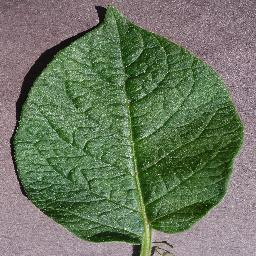
#> input picture data/organized/PlantVillage/Potato___healthy/046641c1-f837-49eb-b5f2-4109910a027c___RS_HL 1878.JPG, 256 x 256 px, found by its file name; its folder holds 4 pictures in this run
$ python test_field_quality_gate.py
#> lines starting #> are read from the running program, lines starting #| are printed output that depends on the picture
### scratch/prototype_quality_gate.py
import numpy as np
from PIL import Image, ImageFilter
import io

def botanical_leaf_quality_gate(img: Image.Image):
    """
    Evaluates image quality and botanical leaf characteristics.
    Accepts: green leaves, yellow chlorotic leaves, brown dry leaves, outdoor lighting.
    Rejects: human skin, colorful non-leaf fabric, food/bread, extreme dark, extreme blur.
    """
    metrics = {
        "width": float(img.width),
        "height": float(img.height),
        "mean_lum": 0.0,
        "lap_var": 0.0,
        "green_ratio": 0.0,
        "yellow_ratio": 0.0,
        "brown_ratio": 0.0,
        "botanical_tissue_ratio": 0.0,
        "skin_like_ratio": 0.0,
        "blue_dominance_ratio": 0.0,
    }

    if img.width < 64 or img.height < 64:
        return False, f"Kích thước ảnh quá nhỏ ({img.width}x{img.height} pixel). Cần tối thiểu 64x64 pixel.", metrics

    if img.width > 6000 or img.height > 6000:
        return False, f"Kích thước ảnh quá lớn ({img.width}x{img.height} pixel). Vui lòng giới hạn dưới 6000 pixel.", metrics

    arr = np.asarray(img.convert("RGB"), dtype=np.float32)
    R, G, B = arr[:, :, 0], arr[:, :, 1], arr[:, :, 2]

    # 1. Luminance
    lum = 0.299 * R + 0.587 * G + 0.114 * B
    mean_lum = float(lum.mean())
    metrics["mean_lum"] = round(mean_lum, 2)

    if mean_lum < 15.0:
        return False, f"Hình ảnh quá tối (độ sáng trung bình = {mean_lum:.1f}/255). Vui lòng chụp trong điều kiện ánh sáng tự nhiên đầy đủ.", metrics

    if mean_lum > 248.0:
        return False, f"Hình ảnh bị chói sáng hoặc phơi sáng quá mức (độ sáng trung bình = {mean_lum:.1f}/255). Vui lòng tránh ánh đèn flash trực tiếp.", metrics

    # 2. Color diversity
    color_std = float(arr.std())
    metrics["color_std"] = round(color_std, 2)
    if color_std < 5.0:
        return False, "Hình ảnh đơn sắc hoặc không có chi tiết phiến lá cây.", metrics

    # 3. Sharpness / Blur Check (Laplacian Variance)
    gray = np.asarray(img.convert("L"), dtype=np.float32)
    lap = gray[:-2, 1:-1] + gray[2:, 1:-1] + gray[1:-1, :-2] + gray[1:-1, 2:] - 4.0 * gray[1:-1, 1:-1]
    lap_var = float(lap.var())
    metrics["lap_var"] = round(lap_var, 2)

    if lap_var < 12.0:
        return False, f"Hình ảnh quá mờ (độ sắc nét LapVar = {lap_var:.1f} < 12.0). Vui lòng chụp rõ nét hơn.", metrics

    # 4. Botanical Multi-Spectral Analysis (HSV + Normalized RGB)
    # Compute HSV
    max_c = np.maximum(np.maximum(R, G), B)
    min_c = np.minimum(np.minimum(R, G), B)
    delta = max_c - min_c + 1e-6

    # Hue in degrees [0, 360]
    H = np.zeros_like(max_c)
    mask_r = (max_c == R)
    mask_g = (max_c == G)
    mask_b = (max_c == B)
    H[mask_r] = (60.0 * ((G[mask_r] - B[mask_r]) / delta[mask_r]) + 360.0) % 360.0
    H[mask_g] = 60.0 * ((B[mask_g] - R[mask_g]) / delta[mask_g]) + 120.0
    H[mask_b] = 60.0 * ((R[mask_b] - G[mask_b]) / delta[mask_b]) + 240.0

    # Saturation [0, 1]
    S = delta / (max_c + 1e-6)
    # Value [0, 255]
    V = max_c

    tot_rgb = R + G + B + 1e-6
    r_n, g_n, b_n = R / tot_rgb, G / tot_rgb, B / tot_rgb

    # Band A: Green Foliage (Healthy or early lesion)
    # Hue ~ 65 to 165, with moderate saturation, or ExG > 0
    green_mask = ((H >= 65.0) & (H <= 165.0) & (S >= 0.15)) | ((g_n > 0.36) & (2.0 * G - R - B > 5.0))
    green_ratio = float(green_mask.mean())
    metrics["green_ratio"] = round(green_ratio, 4)

    # Band B: Chlorotic Yellow Foliage (Vàng lá, thiếu vi lượng, virus khảm)
    # Hue ~ 35 to 65, Saturation >= 0.20, G and R both high, B low
    yellow_mask = (H >= 35.0) & (H < 65.0) & (S >= 0.20) & (b_n < 0.26) & (r_n > 0.34) & (g_n > 0.32)
    yellow_ratio = float(yellow_mask.mean())
    metrics["yellow_ratio"] = round(yellow_ratio, 4)

    # Band C: Brown Necrotic / Senescent Dry Leaf Tissue (Đốm hoại tử, cháy lá, lá khô)
    # Hue ~ 15 to 35, Saturation in [0.20, 0.75], R > G > B, B is significantly lower than G (not skin-like pink)
    brown_mask = (H >= 15.0) & (H < 35.0) & (S >= 0.18) & (r_n > 0.40) & (g_n > 0.26) & (b_n < 0.22) & ((G - B) > 8.0)
    brown_ratio = float(brown_mask.mean())
    metrics["brown_ratio"] = round(brown_ratio, 4)

    # Combined Botanical Tissue Ratio
    botanical_tissue = green_mask | yellow_mask | brown_mask
    botanical_ratio = float(botanical_tissue.mean())
    metrics["botanical_tissue_ratio"] = round(botanical_ratio, 4)

    # Band D: Blue / Synthetic Fabric Dominance (Non-plant)
    blue_dom_mask = (b_n > 0.42) & (B > R + 15.0) & (B > G + 10.0)
    blue_ratio = float(blue_dom_mask.mean())
    metrics["blue_dominance_ratio"] = round(blue_ratio, 4)

    # Band E: Human Skin Profile
    # Skin has R > G > B with specific ratio, H in [0, 25], S in [0.15, 0.65], and (R-B)/(R-G) between 1.8 and 3.8
    r_g_diff = np.maximum(R - G, 0.1)
    skin_ratio_test = (R - B) / r_g_diff
    skin_mask = (H >= 0.0) & (H <= 25.0) & (S >= 0.15) & (S <= 0.65) & (R > G + 15.0) & (G > B + 8.0) & (skin_ratio_test >= 1.7) & (skin_ratio_test <= 4.2)
    skin_ratio = float(skin_mask.mean())
    metrics["skin_like_ratio"] = round(skin_ratio, 4)

    # REJECTION RULES:
    # 1. Blue fabric dominance
    if blue_ratio > 0.40:
        return False, "Hình ảnh có màu xanh nhân tạo hoặc vải bạt, không có cấu trúc quang phổ thực vật.", metrics

    # 2. Human skin dominance
    if skin_ratio > 0.45 and botanical_ratio < 0.15:
        return False, "Hình ảnh nhận diện là bề mặt da người hoặc không phải bộ phận cây trồng. Vui lòng chụp đúng lá cây.", metrics

    # 3. Baked food / Bread / Cardboard check
    # Pure brown with zero green (< 0.015), zero yellow (< 0.02), and deeply negative ExG (< -15.0)
    mean_exg = float((2.0 * G - R - B).mean())
    if brown_ratio > 0.40 and green_ratio < 0.015 and yellow_ratio < 0.02 and mean_exg < -15.0:
        return False, "Hình ảnh có đặc điểm của thực phẩm chế biến hoặc vật thể phi thực vật.", metrics

    # 4. Overall Botanical Content (Accepts green, chlorotic yellow, and necrotic brown leaves)
    if botanical_ratio < 0.18:
        return False, "Hình ảnh không có đủ dấu hiệu của mô thực vật (lá xanh, lá vàng đốm bệnh hoặc lá khô hoại tử). Vui lòng chụp rõ một chiếc lá cây.", metrics

    return True, "Chất lượng ảnh đạt tiêu chuẩn chẩn đoán nông học.", metrics

### scratch/test_field_quality_gate.py
import os
import sys
import numpy as np
from PIL import Image, ImageFilter
from prototype_quality_gate import botanical_leaf_quality_gate

if sys.platform == "win32":
    sys.stdout.reconfigure(encoding="utf-8")

def run_tests():
    print("=" * 80)
    print("TESTING ADVANCED BOTANICAL MULTI-SPECTRAL QUALITY GATE")
    print("=" * 80)

    DATA_DIR = r"D:\leaf-diseases-detector-main\data\organized\PlantVillage"
    real_healthy_path = os.path.join(DATA_DIR, "Potato___healthy", os.listdir(os.path.join(DATA_DIR, "Potato___healthy"))[0])
    real_blight_path = os.path.join(DATA_DIR, "Potato___Early_blight", os.listdir(os.path.join(DATA_DIR, "Potato___Early_blight"))[0])

    cases = []

    # 1. Real Green Healthy Leaf
    im_healthy = Image.open(real_healthy_path).convert("RGB")
#> im_healthy is the input picture: PIL image 256x256 RGB; mean R, G, B 107, 118.9, 96
    cases.append(("1. Real Green Healthy Leaf", im_healthy, True))

    # 2. Real Leaf with Necrotic Spots
    im_blight = Image.open(real_blight_path).convert("RGB")
    cases.append(("2. Real Leaf with Necrotic Spots", im_blight, True))

    # 3. Chlorotic Yellow Leaf (Vàng lá do virus/nấm/thiếu sắt)
    arr_yellow = np.random.normal(loc=[185, 175, 45], scale=[18, 15, 10], size=(224, 224, 3)).clip(0, 255).astype(np.uint8)
    im_yellow = Image.fromarray(arr_yellow)
    cases.append(("3. Chlorotic Yellow Leaf (Low Green)", im_yellow, True))

    # 4. Dry Brown / Necrotic Leaf (Lá khô, cháy lá)
    arr_brown = np.random.normal(loc=[145, 95, 38], scale=[15, 12, 8], size=(224, 224, 3)).clip(0, 255).astype(np.uint8)
    im_brown = Image.fromarray(arr_brown)
    cases.append(("4. Dry Brown / Necrotic Leaf", im_brown, True))

    # 5. Low-light Outdoor Leaf
    arr_lowlight = np.random.normal(loc=[55, 85, 40], scale=[12, 14, 10], size=(224, 224, 3)).clip(0, 255).astype(np.uint8)
    im_lowlight = Image.fromarray(arr_lowlight)
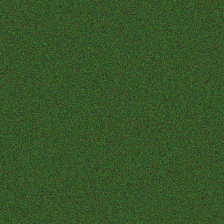
#> im_lowlight: PIL image 224x224 RGB; mean R, G, B 54.6, 84.6, 39.5
    cases.append(("5. Low-light Outdoor Leaf", im_lowlight, True))

    # 6. Human Skin (Non-Leaf)
    arr_skin = np.random.normal(loc=[215, 155, 130], scale=[10, 8, 8], size=(224, 224, 3)).clip(0, 255).astype(np.uint8)
    im_skin = Image.fromarray(arr_skin)
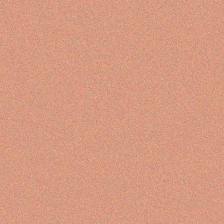
#> im_skin: PIL image 224x224 RGB; mean R, G, B 214.6, 154.5, 129.5
    cases.append(("6. Human Skin (Non-Leaf)", im_skin, False))

    # 7. Blue Fabric (Non-Leaf)
    arr_blue = np.random.normal(loc=[40, 60, 190], scale=[15, 15, 20], size=(224, 224, 3)).clip(0, 255).astype(np.uint8)
    im_blue = Image.fromarray(arr_blue)
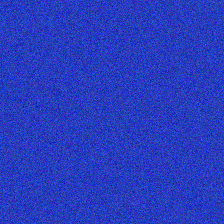
#> im_blue: PIL image 224x224 RGB; mean R, G, B 39.5, 59.5, 189.5
    cases.append(("7. Blue Fabric (Non-Leaf)", im_blue, False))

    # 8. Dark Image (< 15 Lum)
    arr_dark = np.random.normal(loc=[10, 12, 9], scale=[2, 2, 2], size=(224, 224, 3)).clip(0, 255).astype(np.uint8)
    im_dark = Image.fromarray(arr_dark)
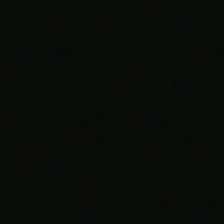
#> im_dark: PIL image 224x224 RGB; mean R, G, B 9.5, 11.5, 8.49
    cases.append(("8. Dark Image (< 15 Lum)", im_dark, False))

    # 9. Blurry Leaf (LapVar < 12)
    im_blurry = im_healthy.filter(ImageFilter.GaussianBlur(radius=20))
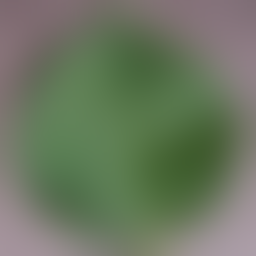
#> im_blurry: PIL image 256x256 RGB; mean R, G, B 107.7, 119.2, 96.7
    cases.append(("9. Blurry Leaf (LapVar < 12)", im_blurry, False))

    all_passed = True
    for name, img, expected in cases:
        passed, msg, m = botanical_leaf_quality_gate(img)
        ok = (passed == expected)
        if not ok:
            all_passed = False
        tag = "PASS" if ok else "FAIL"
        print(f"[{tag}] {name:35s} -> Expected: {str(expected):5s} | Got: {str(passed):5s}")
        print(f"       Details: Lum={m.get('mean_lum')}, LapVar={m.get('lap_var')}, Green={m.get('green_ratio')}, Yellow={m.get('yellow_ratio')}, Brown={m.get('brown_ratio')}, Botanical={m.get('botanical_tissue_ratio')}, Skin={m.get('skin_like_ratio')}")
        print(f"       Message: {msg}\n")
#> this loop made 9 passes
#> (name, expected, mean_lum in botanical_leaf_quality_gate, color_std in botanical_leaf_quality_gate, lap_var in botanical_leaf_quality_gate, green_ratio in botanical_leaf_quality_gate, yellow_ratio in botanical_leaf_quality_gate, brown_ratio in botanical_leaf_quality_gate) on passes 1 to 6: ('1. Real Green Healthy Leaf', True, 112.7, 45.65, 11722, 0.6, 0.00105, 0), ('2. Real Leaf with Necrotic Spots', True, 112.7, 45.65, 11722, 0.6, 0.00105, 0), ('3. Chlorotic Yellow Leaf (Low Green)', True, 162.8, 65.45, 2163, 0.993, 0.815, 0.00444), ('4. Dry Brown / Necrotic Leaf', True, 102.9, 45.32, 1413.5, 0.304, 0.361, 0.619), ('5. Low-light Outdoor Leaf', True, 70.5, 22.31, 1638, 0.974, 0.0454, 0.00136), ('6. Human Skin (Non-Leaf)', False, 169.6, 36.79, 650.9, 0.000299, 0.00688, 0.00183)
#> (name, expected, mean_lum in botanical_leaf_quality_gate, color_std in botanical_leaf_quality_gate, lap_var in botanical_leaf_quality_gate, green_ratio in botanical_leaf_quality_gate, yellow_ratio in botanical_leaf_quality_gate, brown_ratio in botanical_leaf_quality_gate) on pass 7: ('7. Blue Fabric (Non-Leaf)', False, 68.35, 68.59, 2065.6, 0.000299, 0, 0)
#> (printed output is left out)
#> pass 1, in botanical_leaf_quality_gate, `R, G, B = arr[:, :, 0], arr[:, :, 1], arr[:, :, 2]`:
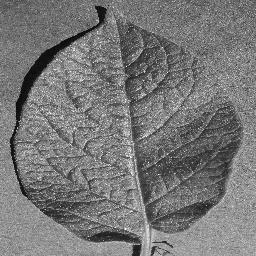
#> G: shape (256, 256) float32; min 0, max 255, mean 118.9
#> pass 1, in botanical_leaf_quality_gate, `R, G, B = arr[:, :, 0], arr[:, :, 1], arr[:, :, 2]`:
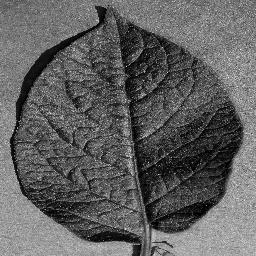
#> B: shape (256, 256) float32; min 0, max 255, mean 96

    print(f"OVERALL RESULT: {'ALL TESTS PASSED!' if all_passed else 'SOME TESTS FAILED'}")

if __name__ == "__main__":
    run_tests()
